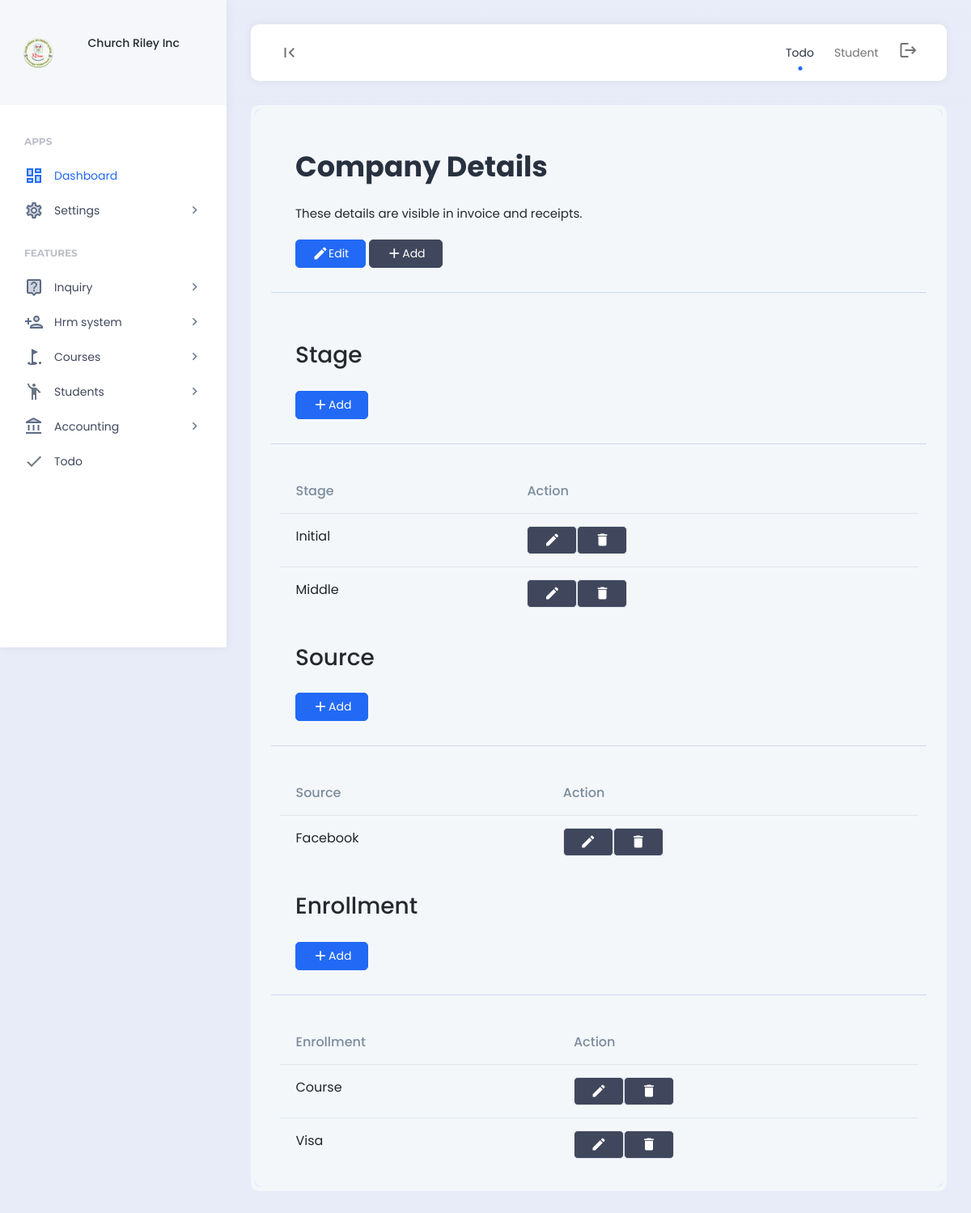
The app's page /student_setup/ (signed in) with its own data.
### features/models.py (models this page shows, shortened)
class Company(models.Model):
    company_name = models.CharField(max_length=255)
    company_address = models.CharField(max_length=255)
    company_email = models.CharField(max_length=255)
    company_contact_number = models.CharField(max_length=255)
    company_logo = models.ImageField(upload_to='company_images/')
    payment_terms = models.TextField()
    created = models.DateField(auto_now_add=True)
    class Meta:
        verbose_name_plural = "03. Company Setup"

### student/models.py (models this page shows, shortened)
class StudentStage(models.Model):
    stage = models.CharField(max_length=200)
    class Meta:
        verbose_name_plural = "02.  Stage"

class StudentSource(models.Model):
    source = models.CharField(max_length=200)
    class Meta:
        verbose_name_plural = "03.  Sources"

class EnrollmentType(models.Model):
    enrollment_type = models.CharField(max_length=100)
    class Meta:
        verbose_name_plural = "01. Enrollment Type"

### student/views.py (the view)
# urls.py: path("student_setup/", views.student_setup, name="student_setup"),
def student_setup(request):
    if 'read_student' in custom_data_views(request):
        student_stage = StudentStage.objects.all()
        student_source = StudentSource.objects.all()
        enrollment_type = EnrollmentType.objects.all()
        context = {
            'student_source':student_source,
            'student_stage':student_stage,
            'enrollment_type':enrollment_type,
        }
        return render (request,'Student/student_setup.html',context)
    else:
        messages.info(request, "Unauthorized access.")
        return redirect('home')

### templates/student/student_setup.html (shortened to what this page needs)
{% include 'header.html' %}
<link rel="stylesheet" href="https://cdnjs.cloudflare.com/ajax/libs/bootstrap-datepicker/1.9.0/css/bootstrap-datepicker.min.css">
<div class="app-content">
    <div class="content-wrapper">
        <div class="example-container">
            <div class="example-content bg-light">
                <div class="page-description d-flex align-items-center">
                    <div class="page-description-content flex-grow-1">
                        <h1>Company Details</h1>
						<span>These details are visible in invoice and receipts.</span>
                    </div>
					<div class="page-description-actions">
                        <a href="" class="btn btn-primary"><i class="material-icons">edit</i>Edit</a>
                        <a href="" class="btn btn-dark"><i class="material-icons">add</i>Add</a>
                    </div>
                </div>
               <div class="container mt-4">
                    <div class="row">
                        <div class="page-description d-flex align-items-center">
                            <div class="page-description-content flex-grow-1">
                                <h2>Stage</h2>
                            </div>
                            <div class="page-description-actions">
                                {% if 'manage_student' in permissions %}
                                <a href="{% url 'create_stage' %}" class="btn btn-primary" data-bs-toggle="modal" data-bs-target="#createUserModal"><i class="material-icons">add</i>Add</a>
                                {% endif %}
                            </div>
                        </div>
                        <div class="flex">
                            <div class="table-responsive">
                                <table class="table mb-0">
                                    <thead>
                                        <tr>
                                            <th>Stage</th>
                                            <th>Action</th>
                                        </tr>
                                    </thead>
                                    <tbody>
										{% for student_stage in student_stage %}
                                        <tr>
                                            <td>{{student_stage.stage}}</td>
                                            <td>
                                                <div class="d-flex align-items-center">
                                                    <div class="d-flex">
                                                        {% if 'manage_student' in permissions %}
                                                        <a href="{% url 'edit_stage' id=student_stage.id %}" class="btn btn-dark"><i class="material-icons">edit</i></a>
                                                        {% endif %}
                                                        {% if 'delete_student' in permissions %}
                                                        <a href="#" class="btn btn-dark" data-bs-toggle="modal" data-bs-target="#exampleModalCenter{{student_stage.id}}"><i class="material-icons">delete</i></a>
                                                        {% endif %}
                                                    </div>
                                                </div>
                                            </td>
                                        </tr>
                                        {% endfor %}
                                    </tbody>
                                </table>
                            </div>
                        </div>
                    </div>
                    <div class="row">
                        <div class="page-description d-flex align-items-center">
                            <div class="page-description-content flex-grow-1">
                                <h2>Source</h2>
                            </div>
                            <div class="page-description-actions">
                                {% if 'manage_student' in permissions %}
                                <a href="{% url 'create_source' %}" class="btn btn-primary" data-bs-toggle="modal" data-bs-target="#createUserModalSource"><i class="material-icons">add</i>Add</a>
                                {% endif %}
                            </div>
                        </div>
                        <div class="flex">
                            <div class="table-responsive">
                                <table class="table mb-0">
                                    <thead>
                                        <tr>
                                            <th>Source</th>
                                            <th>Action</th>
                                        </tr>
                                    </thead>
                                    <tbody>
										{% for student_source in student_source %}
                                        <tr>
                                            <td>{{student_source.source}}</td>
                                            <td>
                                                <div class="d-flex">
                                                    {% if 'manage_student' in permissions %}
                                                        <a href="{% url 'edit_source' id=student_source.id %}" class="btn btn-dark"><i class="material-icons">edit</i></a>
                                                    {% endif %}
                                                    {% if 'delete_student' in permissions %}
													<a href="" class="btn btn-dark" data-bs-toggle="modal" data-bs-target="#exampleModalCenter{{student_stage.id}}"><i class="material-icons">delete</i></a>
                                                    {% endif %}
                                                </div>
                                            </td>
                                        </tr>
                                        {% endfor %}
                                    </tbody>
                                </table>
                            </div>
                        </div>
                    </div>
                    <div class="row">
                        <div class="page-description d-flex align-items-center">
                            <div class="page-description-content flex-grow-1">
                                <h2>Enrollment</h2>
                            </div>
                            <div class="page-description-actions">
                                {% if 'manage_student' in permissions %}
                                <a href="{% url 'create_enrollment' %}" class="btn btn-primary"data-bs-toggle="modal" data-bs-target="#createUserModalEnrollment"><i class="material-icons">add</i>Add</a>
                                {% endif %}
                            </div>
                        </div>
                        <div class="flex">
                            <div class="table-responsive">
                                <table class="table mb-0">
                                    <thead>
                                        <tr>
                                            <th>Enrollment</th>
                                            <th>Action</th>
                                        </tr>
                                    </thead>
                                    <tbody>
										{% for enrollment_type in enrollment_type %}
                                        <tr>
                                            <td>{{enrollment_type.enrollment_type}}</td>
                                            <td>
                                                <div class="d-flex">
                                                    {% if 'manage_student' in permissions %}
                                                        <a href="{% url  'edit_enrollment' id=enrollment_type.id %}" class="btn btn-dark"><i class="material-icons">edit</i></a>
                                                    {% endif %}
                                                    {% if 'delete_student' in permissions %}
                                                        <a href="" class="btn btn-dark" data-bs-toggle="modal" data-bs-target="#exampleModalCenter{{enrollment_type.id }}"><i class="material-icons">delete</i></a>
                                                    {% endif %}
                                                </div>
                                            </td>
                                        </tr>
                                        {% endfor %}
                                    </tbody>
                                </table>
                            </div>
                        </div>
                    </div>
                </div>
            </div>
        </div>
    </div>
</div>
{% include 'footer.html' %}

### templates/header.html (shortened to what this page needs)
{% load static %}
<body>
    {% include 'nav_links.html' %}
    <div class="app align-content-stretch d-flex flex-wrap">
        <div class="app-sidebar">
            <div class="logo d-flex align-items-center">
                <div class="row">
                    <div class="col-2">
                        <img src="{{company.company_logo.url}}" height="40">
                    </div>
                    <div class="col-2"></div>
                    <div class="col-8">
                        <div class="sidebar-user-switcher user-activity-online">
                            <h6>{{company.company_name}}</h6>
                        </div>
                    </div>
                </div>
            </div>
            <div class="app-menu">
                <ul class="accordion-menu">
                    <li class="sidebar-title">
                        Apps
                    </li>
                    <li class="active-page">
                        <a href="{% url 'home' %}" class="active"><i class="material-icons-two-tone">dashboard</i>Dashboard</a>
                    </li>
                    <li>
                        <a href=""><i class="material-icons-two-tone">settings</i>Settings<i class="material-icons has-sub-menu">keyboard_arrow_right</i></a>
                    </li>
                    <li class="sidebar-title">
                        Features
                    </li>
                    <li>
                        <a href=""><i class="material-icons-two-tone">live_help</i>Inquiry<i class="material-icons has-sub-menu">keyboard_arrow_right</i></a>
                    </li>
                    <li>
                        <a href=""><i class="material-icons-two-tone">person_add</i>Hrm system<i class="material-icons has-sub-menu">keyboard_arrow_right</i></a>
                    </li>
                    <li>
                        {% if 'read_course' in permissions %}
                        <a href=""><i class="material-icons-two-tone">golf_course</i>Courses<i class="material-icons has-sub-menu">keyboard_arrow_right</i></a>
                        {% endif %}
                    </li>
                    <li>
                        {% if 'read_student' in permissions %}
                        <a href="#"><i class="material-icons-two-tone">emoji_people</i>Students<i class="material-icons has-sub-menu">keyboard_arrow_right</i></a>
                        {% endif %}
                    </li>
                    <li>
                        {% if 'read_finance' in permissions %}
                        <a href="#"><i class="material-icons-two-tone">account_balance</i>Accounting<i class="material-icons has-sub-menu">keyboard_arrow_right</i></a>
                        {% endif %}
                    </li>
                    <li>
                        <a href="{% url 'todo' %}"><i class="material-icons-two-tone">done</i>Todo</a>
                    </li>
                </ul>
            </div>
        </div>
        <div class="app-container">
            <div class="app-header">
                <nav class="navbar navbar-light navbar-expand">
                    <div class="container-fluid">
                        <div class="navbar-nav" id="navbarNav">
                            <ul class="navbar-nav">
                                <li class="nav-item">
                                    <a class="nav-link hide-sidebar-toggle-button" href="#"><i class="material-icons">first_page</i></a>
                                </li>
                            </ul>
                        </div>
                        <div class="d-flex">
                            <ul class="navbar-nav">
                                <li class="nav-item hidden-on-mobile">
                                    <a class="nav-link active" href="{% url 'todo' %}">Todo</a>
                                </li>
                                <li class="nav-item hidden-on-mobile">
                                    <a class="nav-link" href="{% url 'student' %}">Student</a>
                                </li>
                                <li class="nav-item">
                                    <a class="nav-link" href="{% url 'logout' %}"><i class="material-icons">logout</i></a>
                                </li>
                            </ul>
                        </div>
                    </div>
                </nav>
            </div>

### records on screen
Company: company_logo (picture), company_name "Church Riley Inc"
StudentStage: stage "Initial"
StudentStage: stage "Middle"
StudentSource: source "Facebook"
EnrollmentType: enrollment_type "Course"
EnrollmentType: enrollment_type "Visa"
